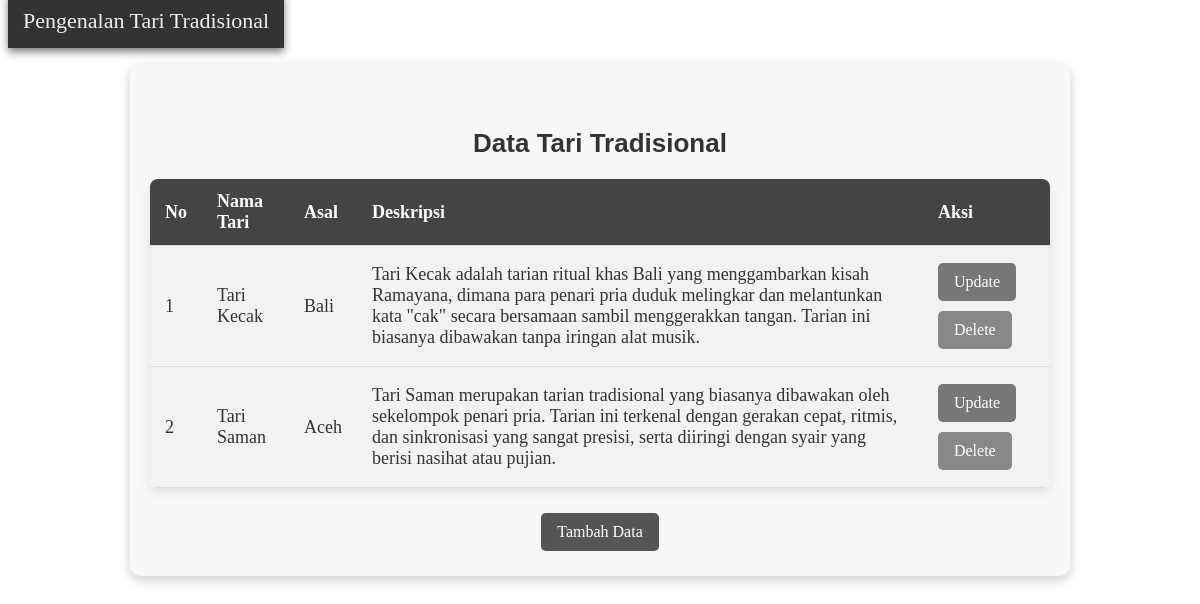
The page / on the database its author committed.
### tables this page shows
CREATE TABLE `tari` (
  `id_tari` int(11) NOT NULL,
  `nama_tari` varchar(70) NOT NULL,
  `asal` varchar(70) NOT NULL,
  `deskripsi` text NOT NULL
);

### index.php (the view, shortened to what this page needs)
<!DOCTYPE html>
<html lang="en">
<head>
</head>
<body>
    <navbar class="navbar navbar-dark bg-dark">
        <span class="navbar-brand mb-0 h1">Pengenalan Tari Tradisional</span>
    </navbar>
<div class="container">
    <br>
    <h3>Data Tari Tradisional</h3>
<table class="my-3 table table-bordered">
    <thead>
        <tr>
            <th>No</th>
            <th>Nama Tari</th>
            <th>Asal</th>
            <th>Deskripsi</th>
            <th colspan='2'>Aksi</th>
        </tr>
    </thead>
    <?php
    include "koneksi.php";
    $sql="select * from tari order by id_tari asc";
    $hasil=mysqli_query($conn, $sql);
    $no=0;
    while ($data = mysqli_fetch_array($hasil)) {
        $no++;
    ?>
        <tbody>
            <tr>
                <td><?php echo $no; ?></td>
                <td><?php echo $data["nama_tari"];?></td>
                <td><?php echo $data["asal"];?></td>
                <td><?php echo $data["deskripsi"];?></td>
                <td>
                    <a href="update.php?id_tari=<?php echo htmlspecialchars($data['id_tari']); ?>" class="btn btn-warning" role="button">Update</a>
                    <a href="<?php echo htmlspecialchars($_SERVER["PHP_SELF"]);?>?id_tari=<?php echo $data['id_tari']; ?>" class="btn btn-danger" role="button">Delete</a>
                </td>
            </tr>
        </tbody>
    <?php
    }
    ?>
</table>
<div class="add-button">
    <a href="create.php" class="btn btn-primary" role="button">Tambah Data</a>
</div>
</div>
</body>
</html>

### index.php (style rules this page uses)
.navbar { background-color: #333; color: #ecf0f1; padding: 15px; box-shadow: 0px 4px 8px rgba(0, 0, 0, 0.5); font-size: 22px; text-align: center; }
.container { padding: 20px; border-radius: 10px; max-width: 900px; margin: 30px auto; background-color: #f8f8f8; color: #333; box-shadow: 0px 4px 12px rgba(0, 0, 0, 0.2); }
h3 { font-family: 'Arial', sans-serif; color: #333; font-size: 26px; text-align: center; margin-bottom: 20px; }
table { width: 100%; background-color: #fff; border-collapse: collapse; border-radius: 8px; overflow: hidden; box-shadow: 0px 4px 12px rgba(0, 0, 0, 0.1); font-size: 18px; color: #333; }
th, td { padding: 12px 15px; text-align: left; border-bottom: 1px solid #ddd; }
th { background-color: #444; color: white; }
tr:nth-child(odd) { background-color: #f2f2f2; }
a.btn { padding: 10px 16px; margin: 5px 0; display: inline-block; text-decoration: none; font-size: 16px; border-radius: 5px; transition: background-color 0.3s ease; }
a.btn-primary { background-color: #555; color: white; }
a.btn-warning { background-color: #777; color: white; }
a.btn-danger { background-color: #888; color: white; }
.add-button { text-align: center; margin-top: 20px; }

### rows shown on the page
tari: nama_tari "Tari Kecak", asal "Bali", deskripsi "Tari Kecak adalah tarian ritual khas Bali yang menggambarkan kisah Ramayana, dimana para penari pria duduk melingkar dan melantunkan kata \"cak\" secara bersamaan sambil menggerakkan tangan. Tarian ini biasanya dibawakan tanpa iringan alat musik."
tari: nama_tari "Tari Saman", asal "Aceh", deskripsi "Tari Saman merupakan tarian tradisional yang biasanya dibawakan oleh sekelompok penari pria. Tarian ini terkenal dengan gerakan cepat, ritmis, dan sinkronisasi yang sangat presisi, serta diiringi dengan syair yang berisi nasihat atau pujian."
